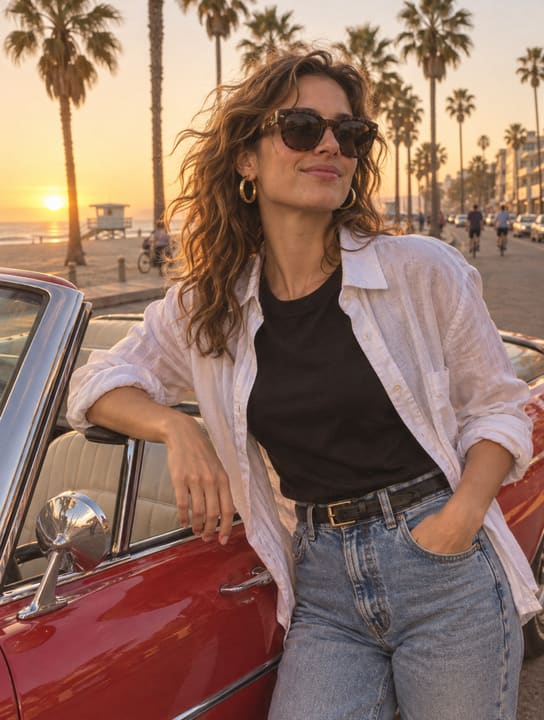
#> input picture app/samples/boulevard.jpg, 544 x 720 px; its folder holds 2 pictures in this run
$ python make_screenshots.py
#> lines starting #> are read from the running program, lines starting #| are printed output that depends on the picture
"""Compose the four Vice Cover Maker screenshots from the sample photos.

Outputs JPEG files under screenshots/, each at most 256 KiB, long side at
most 1280 px and short side at least 480 px, with bold caption lettering
in a heavy system font.
"""
import glob
import io
import os

from PIL import Image, ImageDraw, ImageFont

ROOT = os.path.dirname(os.path.dirname(os.path.abspath(__file__)))
SAMPLES = os.path.join(ROOT, "app", "samples")
OUT_DIR = os.path.join(ROOT, "screenshots")
MAX_BYTES = 256 * 1024


def find_bold_font():
    candidates = sorted(glob.glob("/usr/share/fonts/truetype/dejavu/DejaVuSans-Bold.ttf"))
    candidates += sorted(glob.glob("/usr/share/fonts/**/DejaVuSans-Bold.ttf", recursive=True))
    candidates += sorted(glob.glob("/usr/share/fonts/**/LiberationSans-Bold.ttf", recursive=True))
    for path in candidates:
        if os.path.exists(path):
            return path
    raise FileNotFoundError("No heavy system font found under /usr/share/fonts")


FONT_PATH = find_bold_font()


def load_font(size):
    return ImageFont.truetype(FONT_PATH, size)


def crop_to_fill(image, target_w, target_h):
    src_w, src_h = image.size
    scale = max(target_w / src_w, target_h / src_h)
    new_w = max(target_w, round(src_w * scale))
    new_h = max(target_h, round(src_h * scale))
    resized = image.resize((new_w, new_h), Image.LANCZOS)
    left = (new_w - target_w) // 2
    top = (new_h - target_h) // 2
    return resized.crop((left, top, left + target_w, top + target_h))


def sunset_tint(image):
    overlay = Image.new("RGB", image.size, (255, 140, 66))
    tinted = Image.blend(image, overlay, 0.18)
    pink = Image.new("RGB", image.size, (255, 62, 127))
    return Image.blend(tinted, pink, 0.10)


def neon_tint(image):
    magenta = Image.new("RGB", image.size, (255, 43, 214))
    tinted = Image.blend(image, magenta, 0.16)
    cyan = Image.new("RGB", image.size, (34, 230, 255))
    return Image.blend(tinted, cyan, 0.10)


def draw_caption(image, title, subtitle=""):
    draw = ImageDraw.Draw(image, "RGBA")
    w, h = image.size
    band_h = int(h * 0.26)
    for y in range(band_h):
        alpha = int(215 * (y / max(1, band_h - 1)))
        draw.line([(0, h - band_h + y), (w, h - band_h + y)], fill=(8, 4, 18, alpha))
    title_size = int(w * 0.11)
    font = load_font(title_size)
    while title_size > 18:
        bbox = draw.textbbox((0, 0), title, font=font, stroke_width=max(2, title_size // 12))
        if bbox[2] - bbox[0] <= w * 0.92:
            break
        title_size -= 4
        font = load_font(title_size)
    stroke = max(2, title_size // 12)
    bbox = draw.textbbox((0, 0), title, font=font, stroke_width=stroke)
    text_w = bbox[2] - bbox[0]
    text_h = bbox[3] - bbox[1]
    title_y = h - int(h * 0.085) - text_h if subtitle else h - int(h * 0.05) - text_h
    draw.text(((w - text_w) / 2 - bbox[0], title_y - bbox[1]), title, font=font,
              fill=(255, 190, 90), stroke_width=stroke, stroke_fill=(11, 7, 20))
    if subtitle:
        sub_size = max(16, int(w * 0.034))
        sub_font = load_font(sub_size)
        sub_stroke = max(1, sub_size // 14)
        sbbox = draw.textbbox((0, 0), subtitle, font=sub_font, stroke_width=sub_stroke)
        sub_w = sbbox[2] - sbbox[0]
        sub_h = sbbox[3] - sbbox[1]
        draw.text(((w - sub_w) / 2 - sbbox[0], h - int(h * 0.035) - sub_h - sbbox[1]),
                  subtitle, font=sub_font, fill=(244, 238, 252),
                  stroke_width=sub_stroke, stroke_fill=(11, 7, 20))
    return image


def panel_layout(width, height):
    gap = max(8, round(min(width, height) * 0.012))
    margin = gap
    inner_w = width - margin * 2
    inner_h = height - margin * 2
    if height > width * 1.08:
        hero_h = round(inner_h * 0.58)
        side_h = inner_h - hero_h - gap
        side_w = round((inner_w - gap) / 2)
        return [
            (margin, margin, inner_w, hero_h),
            (margin, margin + hero_h + gap, side_w, side_h),
            (margin + side_w + gap, margin + hero_h + gap, inner_w - side_w - gap, side_h),
        ]
    hero_w = round(inner_w * 0.62)
    side_w = inner_w - hero_w - gap
    side_h = round((inner_h - gap) / 2)
    return [
        (margin, margin, hero_w, inner_h),
        (margin + hero_w + gap, margin, side_w, side_h),
        (margin + hero_w + gap, margin + side_h + gap, side_w, inner_h - side_h - gap),
    ]


def compose_cover(width, height, photos, tint, title, subtitle=""):
    canvas = Image.new("RGB", (width, height), (11, 7, 20))
    rects = panel_layout(width, height)
    for index, (x, y, pw, ph) in enumerate(rects):
        photo = photos[index % len(photos)]
        panel = crop_to_fill(photo, pw, ph)
        panel = tint(panel)
        canvas.paste(panel, (x, y))
        draw = ImageDraw.Draw(canvas)
        draw.rectangle([x, y, x + pw - 1, y + ph - 1], outline=(11, 7, 20), width=3)
    canvas = draw_caption(canvas, title, subtitle)
    return canvas


def compose_editor(width, height, photos):
    canvas = Image.new("RGB", (width, height), (20, 16, 29))
    draw = ImageDraw.Draw(canvas, "RGBA")
    title_font = load_font(30)
    label_font = load_font(17)
    small_font = load_font(14)
    draw.text((28, 18), "VICE COVER MAKER", font=title_font, fill=(255, 140, 66))
    draw.text((28, 58), "Your photos. Your caption. Exported as PNG.", font=small_font, fill=(185, 174, 212))
    col_x, col_w = 28, 300
    y = 104
    groups = [
        ("PHOTOS", ["Hero panel photo", "Top side panel photo", "Bottom side panel photo"]),
        ("EXPORT SIZE", ["1080 x 1080  /  1080 x 1350  /  1920 x 1080"]),
        ("COLOUR GRADE", ["Vice City sunset", "Magenta / cyan neon"]),
        ("CAPTION", ["VICE CITY"]),
    ]
    for heading, lines in groups:
        box_h = 34 + len(lines) * 26 + 10
        draw.rounded_rectangle([col_x, y, col_x + col_w, y + box_h], radius=10,
                               fill=(31, 24, 48), outline=(58, 47, 85), width=1)
        draw.text((col_x + 14, y + 8), heading, font=small_font, fill=(34, 230, 255))
        ly = y + 32
        for line in lines:
            draw.text((col_x + 14, ly), line, font=label_font, fill=(244, 238, 252))
            ly += 26
        y += box_h + 12
    draw.rounded_rectangle([col_x, y, col_x + col_w, y + 48], radius=8, fill=(255, 62, 127))
    btn = "EXPORT PNG"
    bbox = draw.textbbox((0, 0), btn, font=label_font)
    draw.text((col_x + (col_w - (bbox[2] - bbox[0])) / 2, y + 13), btn, font=label_font, fill=(255, 255, 255))
    preview = compose_cover(820, 520, photos, sunset_tint, "VICE CITY", "Sunset Heist")
    px = col_x + col_w + 32
    py = 104
    draw.rounded_rectangle([px - 8, py - 8, px + preview.width + 8, py + preview.height + 8],
                           radius=12, outline=(58, 47, 85), width=2)
    canvas.paste(preview, (px, py))
    draw.text((px, py + preview.height + 20), "Live preview - drag a photo to reframe it.",
              font=small_font, fill=(185, 174, 212))
    return canvas


def save_jpeg(image, path):
    quality = 86
    while quality >= 40:
        buffer = io.BytesIO()
        image.save(buffer, format="JPEG", quality=quality, optimize=True)
        data = buffer.getvalue()
        if len(data) <= MAX_BYTES:
            with open(path, "wb") as handle:
                handle.write(data)
            print(f"{os.path.basename(path)}: {image.width}x{image.height}, {len(data)} bytes, quality {quality}")
            return
        quality -= 6
    raise RuntimeError(f"Could not fit {path} under {MAX_BYTES} bytes")


def main():
    os.makedirs(OUT_DIR, exist_ok=True)
    boulevard = Image.open(os.path.join(SAMPLES, "boulevard.jpg")).convert("RGB")
#> boulevard is the input picture: PIL image 544x720 RGB; mean R, G, B 145.9, 114.4, 100.7
    pier = Image.open(os.path.join(SAMPLES, "pier.jpg")).convert("RGB")
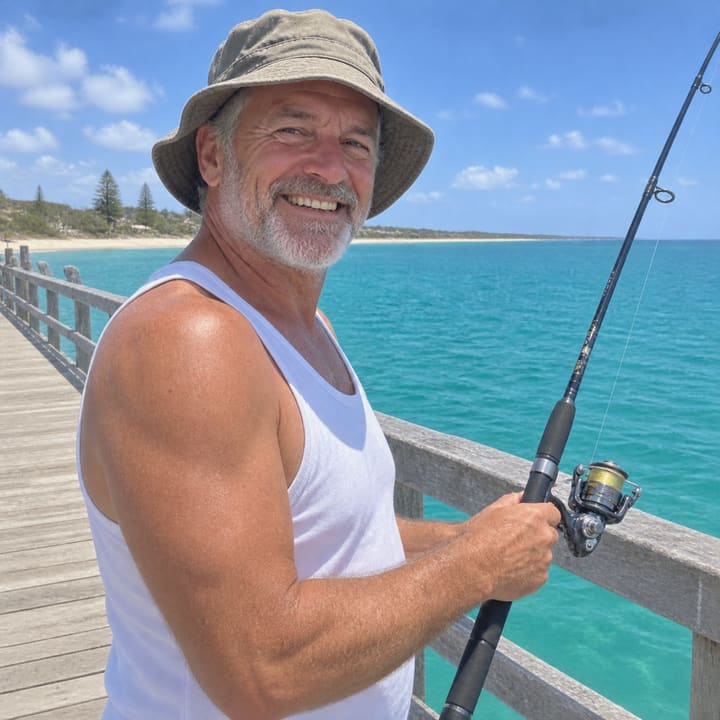
#> input picture app/samples/pier.jpg, 720 x 720 px
#> pier is the input picture: PIL image 720x720 RGB; mean R, G, B 135.2, 151.2, 165.3
    save_jpeg(compose_cover(1280, 720, [pier, boulevard, pier], sunset_tint, "VICE CITY", "Sunset Heist"),
              os.path.join(OUT_DIR, "1-cover.jpg"))
#> after the loop in compose_cover, `for index, (x, y, pw, ph) in enumerate(rects):`:
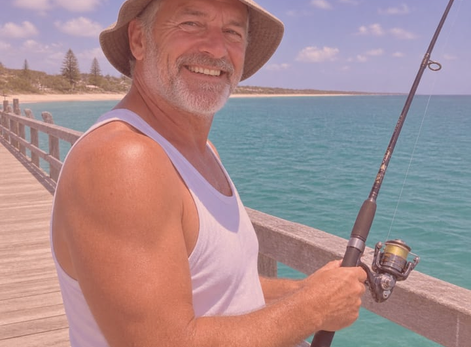
#> panel: PIL image 471x347 RGB; mean R, G, B 167.1, 139.4, 141.3
#> the loop in draw_caption, `while title_size > 18:` made 1 pass
#> bbox on pass 1: (-11, 15, 772, 143)
#> after the loop in draw_caption, `while title_size > 18:`: title_size = 140
#> in draw_caption, `stroke = max(2, title_size // 12)`: stroke = 11
#> in draw_caption, `text_w = bbox[2] - bbox[0]`: text_w = 783
#> in draw_caption, `text_h = bbox[3] - bbox[1]`: text_h = 128
#> in draw_caption, `title_y = h - int(h * 0.085) - text_h if subtitle else h - int(h * 0.0..`: title_y = 531
#> in draw_caption, `sbbox = draw.textbbox((0, 0), subtitle, font=sub_font, stroke_width=su..`: sbbox = (-3, 4, 312, 43)
#> in draw_caption, `sub_w = sbbox[2] - sbbox[0]`: sub_w = 315
#> in draw_caption, `sub_h = sbbox[3] - sbbox[1]`: sub_h = 39
#> in save_jpeg, `quality = 86`: quality = 86
#> the loop in save_jpeg, `while quality >= 40:` made 1 pass
#| 1-cover.jpg: 1280x720, 159972 bytes, quality 86
    save_jpeg(compose_editor(1280, 720, [boulevard, pier, boulevard]),
              os.path.join(OUT_DIR, "2-editor.jpg"))
#> after the loop in compose_editor, `for heading, lines in groups:`: y = 510
#> in compose_editor, `bbox = draw.textbbox((0, 0), btn, font=label_font)`: bbox = (0, 4, 122, 16)
#> call 2 of compose_cover, with width = 820, height = 520, title = 'VICE CITY', subtitle = 'Sunset Heist'
#> after the loop in compose_cover (call 2), `for index, (x, y, pw, ph) in enumerate(rects):`:
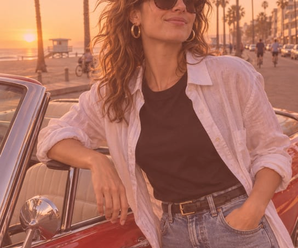
#> panel: PIL image 298x248 RGB; mean R, G, B 171.2, 111.3, 94.6
#> the loop in draw_caption (call 2), `while title_size > 18:` made 1 pass
#> bbox on pass 1: (-7, 10, 497, 92)
#> after the loop in save_jpeg, `while quality >= 40:`: quality = 86
    save_jpeg(compose_cover(1024, 1280, [boulevard, pier, boulevard], neon_tint, "NEON NIGHTS"),
              os.path.join(OUT_DIR, "3-cover.jpg"))
#> call 3 of compose_cover, with width = 1024, height = 1280, title = 'NEON NIGHTS', subtitle = ''
#> after the loop in compose_cover (call 3), `for index, (x, y, pw, ph) in enumerate(rects):`:
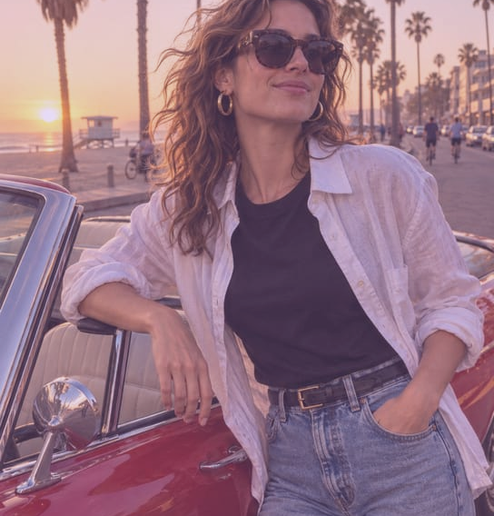
#> panel: PIL image 494x516 RGB; mean R, G, B 148.9, 114.4, 130.3
#> in compose_cover (call 3), `canvas = draw_caption(canvas, title, subtitle)`:
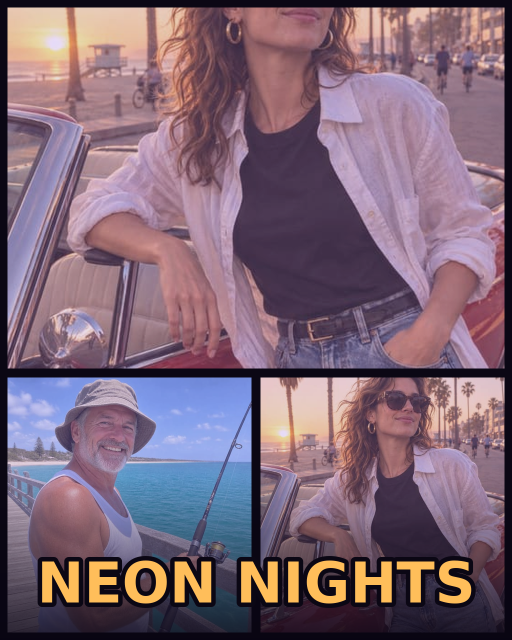
#> canvas: PIL image 1024x1280 RGB (shown at 1/2 size); mean R, G, B 126.7, 102.7, 118.3
    save_jpeg(compose_cover(1080, 1080, [pier, boulevard, pier], sunset_tint, "SUNSET HEIST"),
              os.path.join(OUT_DIR, "4-cover.jpg"))
#> call 4 of compose_cover, with width = 1080, height = 1080, title = 'SUNSET HEIST', subtitle = ''
#> after the loop in compose_cover (call 4), `for index, (x, y, pw, ph) in enumerate(rects):`:
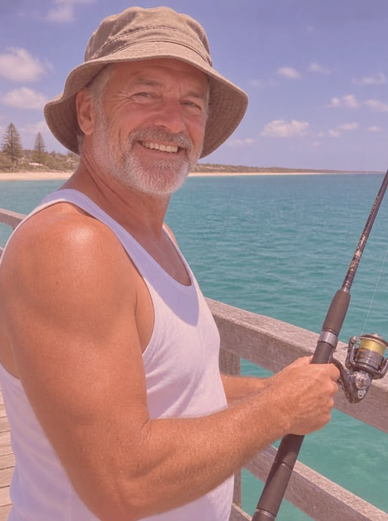
#> panel: PIL image 388x521 RGB; mean R, G, B 165.5, 135.1, 139
#> in compose_cover (call 4), `canvas = draw_caption(canvas, title, subtitle)`:
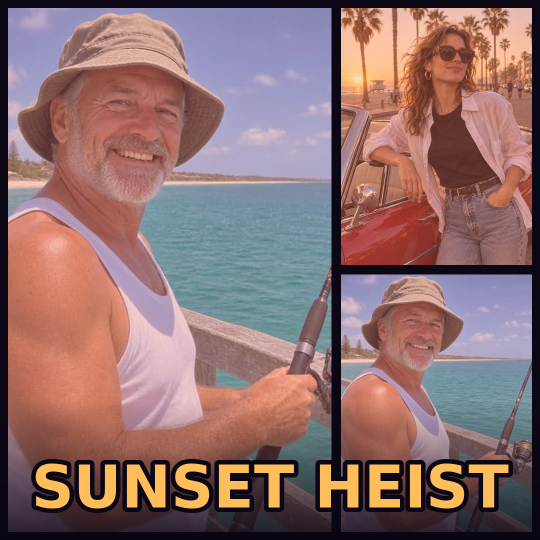
#> canvas: PIL image 1080x1080 RGB (shown at 1/2 size); mean R, G, B 142.8, 110.9, 110.3


if __name__ == "__main__":
    main()
